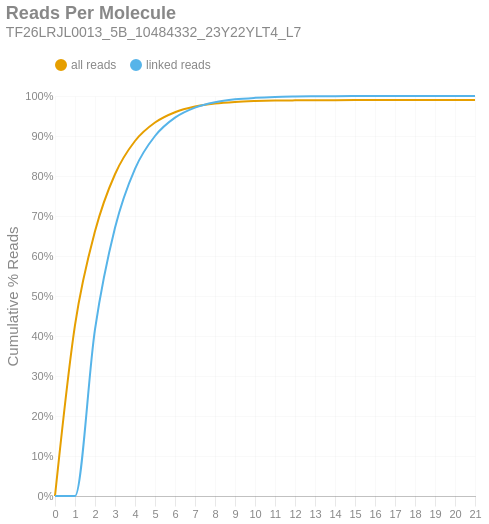

The code cell stored with this chart in its notebook:
### Markdown cell above
### Reads per Molecule
This chart shows the cumulative distribution of the number of reads per linked molecule. That is, how many alignments are associated with a unique molecule. This excludes the number of reads associated with invalid or absent linked-read barcodes. The `linked` histogram is the percentages recalculated when disregarding singletons.

### Code cell
if SKIPLR:
    print_html(f"Skipped")
else:
    counts = np.bincount(valids['reads'].cast(pl.Int64).to_numpy())
    weighted = counts * np.arange(len(counts))
    all_perc = weighted / n_reads
    linked_perc = weighted / n_linked_reads
    linked_perc[1] = 0
    binned_df = pl.DataFrame({
        'readsper': list(range(len(counts))),
        'all reads (cumsum)': np.cumsum(all_perc).tolist(),
        'linked reads (cumsum)': np.cumsum(linked_perc).tolist(),
    })

    with SafeRender(binned_df):
        (
            density_plot(binned_df, 'Reads Per Molecule', samplename, 'readspmol')
            .encode(
                x=alt.X('readsper:O', title=None).axis(labelAngle=0).scale(padding=0),
                y=alt.Y('value:Q', title='Cumulative % Reads').axis(format='%').stack(False),
                color=alt.Color("key:N").scale(domain=["all reads", "linked reads"]),
                tooltip=[
                    alt.Tooltip("key:N", title="Data Type"),
                    alt.Tooltip("readsper:O", title="Reads Per Molecule"),
                    alt.Tooltip("value:Q", format=".2%", title="% Reads (Cum.)")
                ]            
            )
        ).display()

### Figure 1 — Vega-Lite specification as saved in the notebook (floating-point values rounded to 4 significant figures)
{"width": "container", "height": 400, "config": {"title": {"anchor": "start", "dy": -15, "fontSize": 18, "color": "#888888", "subtitleColor": "#888888", "subtitleFontSize": 14}, "arc": {"fill": "#0072B2"}, "axis": {"domainColor": "#888888", "domainWidth": 0.5, "gridWidth": 0.2, "grid": false, "titleFontWeight": 400, "titleFontSize": 15, "labelFontSize": 11, "labelColor": "#888888", "tickColor": "#888888", "tickWidth": 0.2, "titleColor": "#888888"}, "axisBand": {"grid": false}, "axisX": {"grid": true, "tickSize": 10, "domainCap": "round"}, "axisY": {"domain": false, "grid": true, "tickSize": 0, "domainCap": "round"}, "background": "transparent", "header": {"labelFontSize": 15, "labelColor": "#888888", "titleFontSize": 15, "titleFontWeight": 600, "titleColor": "#888888"}, "legend": {"labelFont": "sans-serif", "labelFontSize": 12, "labelColor": "#888888", "symbolSize": 100, "symbolType": "circle", "titleFontSize": 12, "titlePadding": 10, "titleColor": "#888888", "title": null, "orient": "top"}, "range": {"category": ["#E69F00", "#56B4E9", "#009E73", "#F0E442", "#0072B2", "#D55E00", "#CC79A7", "#000000"], "diverging": ["#cfe8f3", "#a2d4ec", "#73bfe2", "#46abdb", "#1696d2", "#12719e"]}, "area": {"fill": "#0072B2", "fillOpacity": 0.7, "line": true, "strokeOpacity": 0.7}, "line": {"color": "#0072B2", "stroke": "#0072B2", "strokeWidth": 2}, "trail": {"color": "#0072B2", "stroke": "#0072B2", "strokeWidth": 0, "size": 1}, "point": {"filled": true, "fillOpacity": 1.0, "size": 95}, "text": {"color": "#888888", "fontSize": 11, "align": "right", "fontWeight": 400, "size": 11}, "bar": {"fill": "#0072B2", "stroke": null}, "view": {"stroke": null, "continuousWidth": 660, "continuousHeight": 400}}, "data": {"name": "data-50e8b4d6f8ded07bac6dc162c5dc33d8"}, "mark": {"type": "line", "interpolate": "monotone", "point": {"opacity": 0, "size": 275}}, "encoding": {"color": {"field": "key", "scale": {"domain": ["all reads", "linked reads"]}, "type": "nominal"}, "tooltip": [{"field": "key", "title": "Data Type", "type": "nominal"}, {"field": "readsper", "title": "Reads Per Molecule", "type": "ordinal"}, {"field": "value", "format": ".2%", "title": "% Reads (Cum.)", "type": "quantitative"}], "x": {"axis": {"labelAngle": 0}, "field": "readsper", "scale": {"padding": 0}, "title": null, "type": "ordinal"}, "y": {"axis": {"format": "%"}, "field": "value", "stack": false, "title": "Cumulative % Reads", "type": "quantitative"}}, "params": [{"name": "param_c36ac31b6afebe62", "select": {"type": "point", "fields": ["key"]}, "bind": "legend"}], "title": {"text": "Reads Per Molecule", "subtitle": "TF26LRJL0013_5B_10484332_23Y22YLT4_L7"}, "transform": [{"fold": ["all reads (cumsum)", "linked reads (cumsum)"]}, {"calculate": "replace(datum.key, ' (cumsum)', '')", "as": "key"}, {"filter": {"param": "param_c36ac31b6afebe62"}}], "usermeta": {"embedOptions": {"downloadFileName": "TF26LRJL0013_5B_10484332_23Y22YLT4_L7.readspmol"}}, "$schema": "https://vega.github.io/schema/vega-lite/v6.4.1.json", "datasets": {"data-50e8b4d6f8ded07bac6dc162c5dc33d8": [{"readsper": 0, "all reads (cumsum)": 0.0, "linked reads (cumsum)": 0.0}, {"readsper": 1, "all reads (cumsum)": 0.4273, "linked reads (cumsum)": 0.0}, {"readsper": 2, "all reads (cumsum)": 0.6616, "linked reads (cumsum)": 0.4165}, {"readsper": 3, "all reads (cumsum)": 0.8044, "linked reads (cumsum)": 0.6704}, {"readsper": 4, "all reads (cumsum)": 0.8875, "linked reads (cumsum)": 0.818}, {"readsper": 5, "all reads (cumsum)": 0.9336, "linked reads (cumsum)": 0.9}, {"readsper": 6, "all reads (cumsum)": 0.9594, "linked reads (cumsum)": 0.9458}, {"readsper": 7, "all reads (cumsum)": 0.9735, "linked reads (cumsum)": 0.9709}, {"readsper": 8, "all reads (cumsum)": 0.9811, "linked reads (cumsum)": 0.9844}, {"readsper": 9, "all reads (cumsum)": 0.9852, "linked reads (cumsum)": 0.9916}, {"readsper": 10, "all reads (cumsum)": 0.9873, "linked reads (cumsum)": 0.9954}, {"readsper": 11, "all reads (cumsum)": 0.9885, "linked reads (cumsum)": 0.9976}, {"readsper": 12, "all reads (cumsum)": 0.9891, "linked reads (cumsum)": 0.9987}, {"readsper": 13, "all reads (cumsum)": 0.9894, "linked reads (cumsum)": 0.9992}, {"readsper": 14, "all reads (cumsum)": 0.9896, "linked reads (cumsum)": 0.9996}, {"readsper": 15, "all reads (cumsum)": 0.9897, "linked reads (cumsum)": 0.9997}, {"readsper": 16, "all reads (cumsum)": 0.9898, "linked reads (cumsum)": 0.9999}, {"readsper": 17, "all reads (cumsum)": 0.9898, "linked reads (cumsum)": 0.9999}, {"readsper": 18, "all reads (cumsum)": 0.9898, "linked reads (cumsum)": 1.0}, {"readsper": 19, "all reads (cumsum)": 0.9899, "linked reads (cumsum)": 1.0}, {"readsper": 20, "all reads (cumsum)": 0.9899, "linked reads (cumsum)": 1.0}, {"readsper": 21, "all reads (cumsum)": 0.9899, "linked reads (cumsum)": 1.0}]}}
